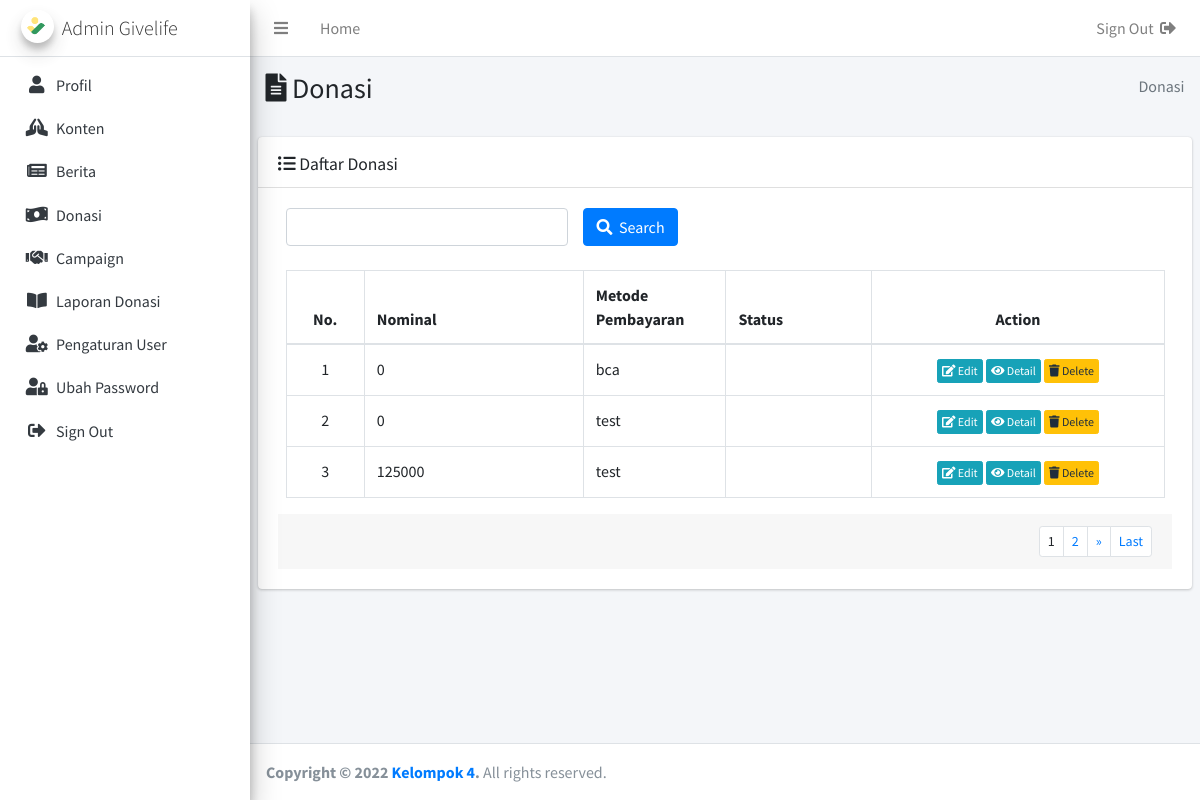
Page /admin/index.php?include=donations (signed in) on the committed database.
### tables this page shows
CREATE TABLE `donations` (
  `id_donations` int(11) NOT NULL,
  `nama` varchar(255) DEFAULT NULL,
  `telp` bigint(11) DEFAULT NULL,
  `nominal` bigint(11) DEFAULT NULL,
  `image_payment` varchar(255) DEFAULT NULL,
  `metode_pembayaran` varchar(255) NOT NULL,
  `support` text DEFAULT NULL,
  `status` varchar(255) NOT NULL
);

### admin/include/donations.php (the view, shortened to what this page needs)
<section class="content-header">
  <div class="container-fluid">
    <div class="row mb-2">
      <div class="col-sm-6">
        <h3><i class="fas fa-file-alt"></i> Donasi</h3>
      </div>
      <div class="col-sm-6">
        <ol class="breadcrumb float-sm-right">
          <li class="breadcrumb-item active"> Donasi</li>
        </ol>
      </div>
    </div>
  </div>
</section>
<section class="content">
        <div class="card">
          <div class="card-header">
            <h3 class="card-title" style="margin-top:5px;"><i class="fas fa-list-ul"></i> Daftar  Donasi</h3>
          </div>
          <div class="card-body">
          <div class="col-md-12">
              <form method="POST" action="index.php?include=donations">
                <div class="row">
                    <div class="col-md-4 bottom-10">
                      <input type="text" class="form-control" id="kata_kunci" name="katakunci">
                    </div>
                    <div class="col-md-5 bottom-10">
                      <button type="submit" class="btn btn-primary"><i class="fas fa-search"></i>&nbsp; Search</button>
                    </div>
                </div>
              </form>
            </div><br>
          <div class="col-sm-12">
          <table class="table table-bordered">
                <thead>
                  <tr>
                    <th width="5%"><center>No.<center></th>
                    <th width="15%">Nominal</th>
                    <th width="5%">Metode Pembayaran</th>
                    <th width="10%">Status</th>
                    <th width="20%"><center>Action</center></th>
                  </tr>
                </thead>
                <tbody>
                <?php
                  $batas = 3;
                if(!isset($_GET['halaman'])){
                    $posisi = 0;
                    $halaman = 1;
                }else{
                    $halaman = $_GET['halaman'];
                    $posisi = ($halaman-1) * $batas;
                }
                $sql_k = "SELECT `b`.`id_donations`, `b`.`nominal`,
                            `b`.`metode_pembayaran`, `b`.`status`
                            FROM `donations` `b`";
                    $sql_k .= " ORDER BY `b`.`status` limit $posisi,$batas";
                    $query_k = mysqli_query($koneksi, $sql_k);
                    $posisi += 1;
                    while($data_k = mysqli_fetch_row($query_k)){
                        $id_donations = $data_k[0];
                        $nominal = $data_k[1];
                        $metode_pembayaran = $data_k[2];
                        $status = $data_k[3];
                      ?>
                <tr>
                  <td align="center"><?php echo $posisi;?></td>
                  <td><?php echo $nominal;?></td>
                  <td><?php echo $metode_pembayaran;?></td>
                  <td><?php echo $status;?></td>
                  <td align="center">
                    <a href="index.php?include=edit-donations&data=<?php echo $id_donations;?>" class="btn btn-xs btn-info"><i class="fas fa-edit"></i> Edit</a>
                    <a href="index.php?include=detail-donations&data=<?php echo $id_donations;?>" class="btn btn-xs btn-info" title="Detail"><i class="fas fa-eye"></i> Detail</a>
                    <a href="javascript:if(confirm('Anda yakin ingin menghapus data donasi <?php echo $title; ?>?'))window.location.href='index.php?include=donations&aksi=hapus&data=<?php echo $id_donations;?>&notif=hapusdonationsberhasil'" class="btn btn-xs btn-warning"><i class="fas fa-trash"></i> Delete</a>
                  </td>
                </tr>
              <?php $posisi++;}?>
                </tbody>
              </table>
          </div>
          <?php
          $sql_jum ="SELECT `b`.`id_donations`, `b`.`nominal`,
          `b`.`metode_pembayaran`, `b`.`status`
          FROM `donations` `b`";
          $sql_jum .= " order by `b`.`status`";
          $query_jum = mysqli_query($koneksi,$sql_jum);
          $jum_data = mysqli_num_rows($query_jum);
          $jum_halaman = ceil($jum_data / $batas);
          ?>
          <div class="card-footer clearfix">
            <ul class="pagination pagination-sm m-0 float-right">
              <?php
          if($jum_halaman==0){
          }else if($jum_halaman==1){
              echo "<li class='page-item'><a class='page-link'>1</a></li>";
          }else{
              $sebelum = $halaman-1;
              $setelah = $halaman+1;
              if (isset($_POST["katakunci"])){
                  $katakunci_donations = $_POST["katakunci"];
                  if($halaman!=1){
                    echo "<li class='page-item'><a class='page-link' href='index.php?include=donations&katakunci=$katakunci_donations&halaman=1'>First</a></li>";
                    echo "<li class='page-item'><a class='page-link' href='index.php?include=donations&katakunci=$katakunci_donations&halaman=$sebelum'>«</a></li>";
                  }
                  for($i=1; $i<=$jum_halaman; $i++){
                  if ($i > $halaman - 5 and $i < $halaman + 5 ) {
                    if($i!=$halaman){
                        echo "<li class='page-item'><a class='page-link' href='index.php?include=donations&katakunci=$katakunci_donations&halaman=$i'>$i</a></li>";
                    }else{
                        echo "<li class='page-item'><a class='page-link'>$i</a></li>";
                    }
                  }
                  }
                  if($halaman!=$jum_halaman){
                      echo "<li class='page-item'>
                      <a class='page-link' href='index.php?include=donations&katakunci=$katakunci_donations&halaman=$setelah'>»</a></li>";
                      echo "<li class='page-item'><a class='page-link' href='index.php?include=donations&katakunci=$katakunci_donations&halaman=$jum_halaman'>Last</a></li>";
                  }
              }else{
                  for($i=1; $i<=$jum_halaman; $i++){
                  if ($i > $halaman - 5 and $i < $halaman + 5 ) {
                    if($i!=$halaman){
                        echo "<li class='page-item'><a class='page-link' href='index.php?include=donations&halaman=$i'>$i</a></li>";
                    }else{
                        echo "<li class='page-item'><a class='page-link'>$i</a></li>";
                    }
                  }
                  }
                  if($halaman!=$jum_halaman){
                      echo "<li class='page-item'><a class='page-link' href='index.php?include=donations&halaman=$setelah'>»</a></li>";
                      echo "<li class='page-item'><a class='page-link' href='index.php?include=donations&halaman=$jum_halaman'>Last</a></li>";
                    }
                  }
                }?>
            </ul>
          </div>
        </div>
</section>

### rows in the picture
donations: nominal "0", metode_pembayaran "bca"
donations: nominal "0", metode_pembayaran "test"
donations: nominal "125000", metode_pembayaran "test"
